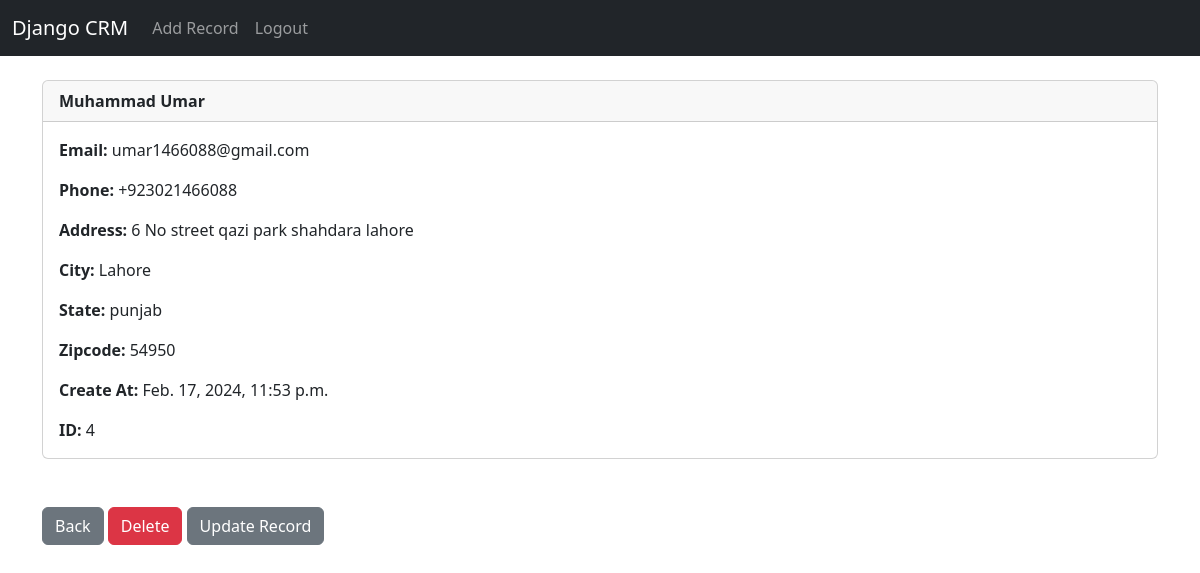
The app's page /record/4 (signed in) with its own data.
### app/models.py (models this page shows, shortened)
class Record(models.Model):
	created_at = models.DateTimeField(auto_now_add=True)
	first_name = models.CharField(max_length=50)
	last_name =  models.CharField(max_length=50)
	email =  models.CharField(max_length=100)
	phone = models.CharField(max_length=15)
	address =  models.CharField(max_length=100)
	city =  models.CharField(max_length=50)
	state =  models.CharField(max_length=50)
	zipcode =  models.CharField(max_length=20)

### app/views.py (the view)
# urls.py: path('record/<int:pk>', views.customer_record, name='record'),
def customer_record(request, pk):
	if request.user.is_authenticated:
		customer_record = Record.objects.get(id=pk)
		return render(request, 'record.html', {'customer_record':customer_record})
	else:
		messages.success(request, "You Must Be Logged In To View That Page...")
		return redirect('home')

### app/templates/record.html
{% extends 'base.html' %}
{% block content %}<div class="card">
    <div class="card-header"><strong>
          {{ customer_record.first_name }}
          {{ customer_record.last_name }}</strong>
    </div>
    <div class="card-body"><p class="card-text">
        <strong>Email: </strong>{{ customer_record.email }}</p>
        <p class="card-text">
        <strong>Phone: </strong>{{ customer_record.phone }}
        </p>
        <p class="card-text">
        <strong>Address: </strong>{{ customer_record.address }}</p>
        <p class="card-text">
        <strong>City: </strong>{{ customer_record.city }}</p>
        <p class="card-text">
        <strong>State: </strong>{{ customer_record.state }}</p>
        <p class="card-text">
        <strong>Zipcode: </strong>{{ customer_record.zipcode }}</p>
        <p class="card-text">
        <strong>Create At: </strong>{{ customer_record.created_at }}</p>
        <p class="card-text">
        <strong>ID: </strong>{{ customer_record.id }}</p>
          </div>
        </div>
        <br/><br/>
        <a href="{% url 'home' %}" class="btn btn-secondary">Back</a>
        <a href="{% url 'delete_record' customer_record.id %}" class="btn btn-danger">Delete</a>
        <a href="{% url 'update_record' customer_record.id %}" class="btn btn-secondary">Update Record</a>
                {% endblock %}

### records on screen
Record: first_name "Muhammad", last_name "Umar", email "umar1466088@gmail.com", phone "+923021466088", address "6 No street qazi park shahdara lahore", city "Lahore", state "punjab", zipcode "54950", created_at "Feb. 17, 2024, 11:53 p.m.", id "4"
